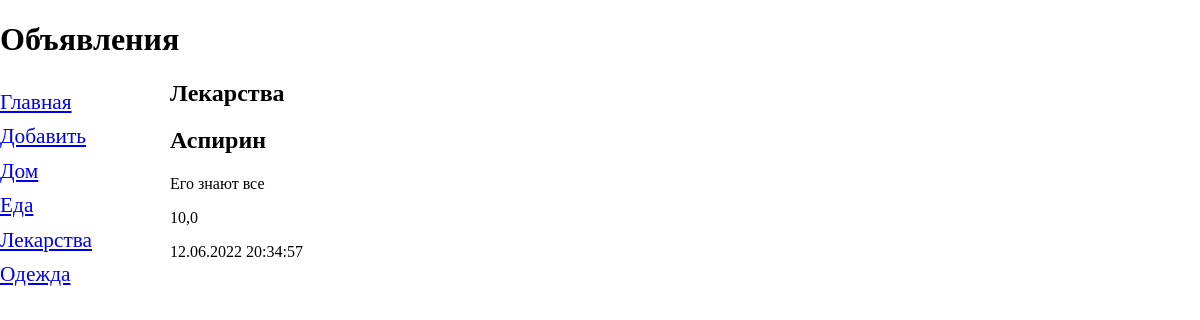
Page /bboard/4 on the committed database.
### bboard/models.py (models this page shows, shortened)
class Rubric(models.Model):
    name = models.CharField(max_length=50, db_index=True, verbose_name="Название")
    class Meta:
        verbose_name_plural = "Рубрика"
        verbose_name = "Рубрика"
        ordering = ["name"]

class Bb(models.Model):
    rubric = models.ForeignKey(
        "Rubric", null=True, on_delete=models.PROTECT, verbose_name="Рубрика"
    )
    title = models.CharField(max_length=50, verbose_name="Товар")
    content = models.TextField(null=True, blank=True, verbose_name="Описание")
    price = models.FloatField(null=True, blank=True, verbose_name="Цена")
    published = models.DateTimeField(
        auto_now_add=True, db_index=True, verbose_name="Дата публикации"
    )
    class Meta:
        verbose_name_plural = "Объявления"
        verbose_name = "Объявление"
        ordering = ["-published"]

### bboard/views.py (the view)
# urls.py: path("<int:rubric_id>", BbRubricView.as_view(), name="by_rubric"),
class BbRubricView(ListView):
    context_object_name = "bbs"
    model = Bb
    def get_queryset(self):
        return Bb.objects.filter(rubric=self.kwargs["rubric_id"])
    def get_context_data(self, *, object_list=None, **kwargs):
        context = super(BbRubricView, self).get_context_data()
        context["rubrics"] = Rubric.objects.all()
        context["current_rubric"] = Rubric.objects.get(pk=self.kwargs["rubric_id"])
        return context

### bboard/templates/bboard/bb_list.html (shortened to what this page needs)
{% extends "layout/basic.html" %}
{% block content %}
        <h2>{{ current_rubric.name }}</h2>
{% for bb in bbs %}
    <div>
        <h2>{{ bb.title }}</h2>
        <p>{{ bb.content }}</p>
        <p>{{ bb.price }}</p>
        <p>{{ bb.published|date:"d.m.Y H:i:s" }}</p>
    </div>
{% endfor %}
{% endblock %}

### bboard/templates/layout/basic.html (shortened to what this page needs)
{% load static %}
<!DOCTYPE html>
<html lang="en">
<head>
    <link rel="stylesheet" type="text/css" href="{% static "bboard/style.css" %}">
</head>
<body>
<H1>Объявления</H1>
<nav>
    <a href="{% url 'index' %}">Главная</a>
    <a href="{% url 'add' %}">Добавить</a>
    {% for rubric in rubrics %}
        <a href="{% url 'by_rubric' rubric.pk %}">{{ rubric.name }}</a>
    {% endfor %}
</nav>
<section>
{% block content %}
{% endblock %}
</section>
</body>
</html>

### bboard/static/bboard/style.css (style rules this page uses)
html { line-height: 1.15; -webkit-text-size-adjust: 100%; }
body { margin: 0; }
h1 { font-size: 2em; margin: 0.67em 0; }
a { background-color: transparent; }
nav { font-size: 16pt; width: 150px; float: left; }
nav a { display: block; margin: 10px 0; }
section { margin-left: 170px; }

### rows in the picture
Rubric: name "Дом"
Rubric: name "Еда"
Rubric: name "Лекарства"
Rubric: name "Одежда"
Bb: title "Аспирин", content "Его знают все", price "10,0", published "12.06.2022 20:34:57"
